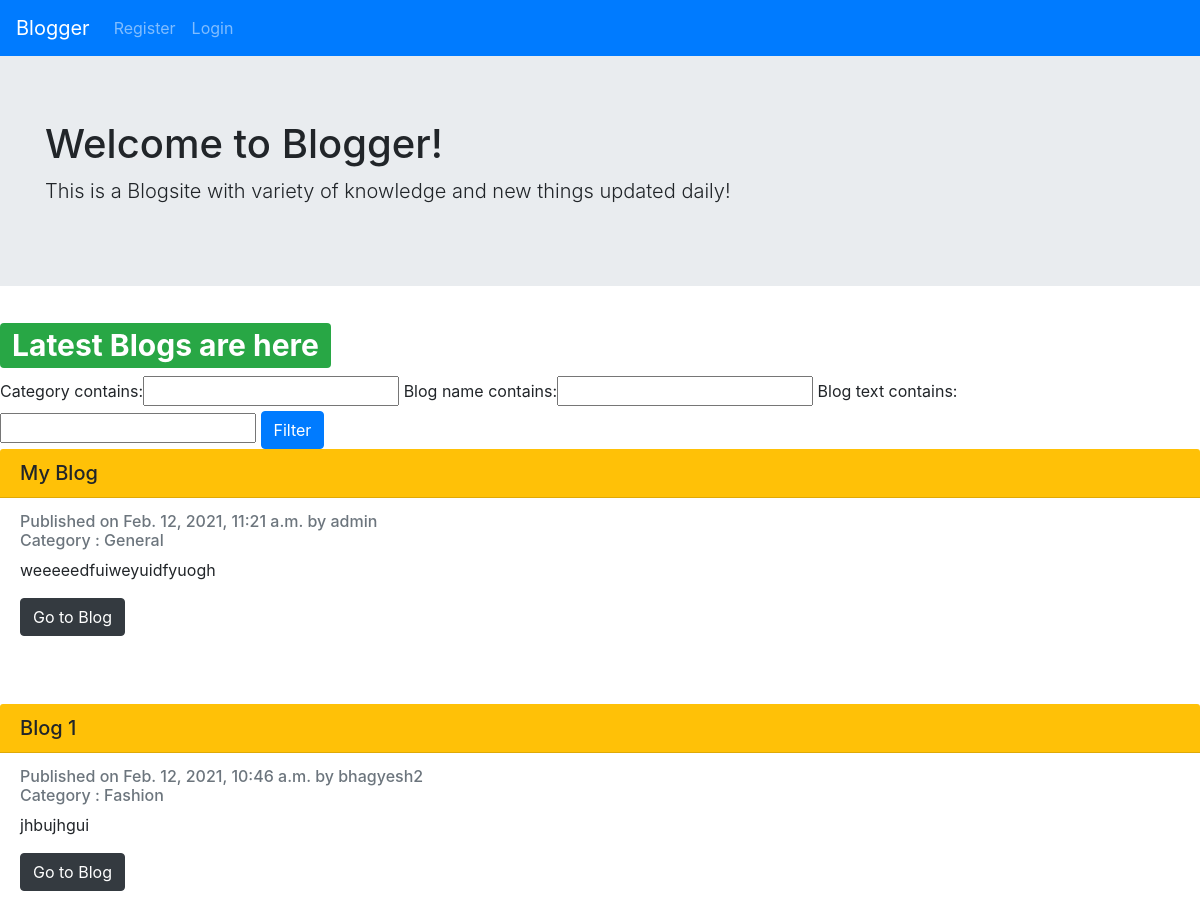
Before: /blogger/ (upper part) with the older database file.
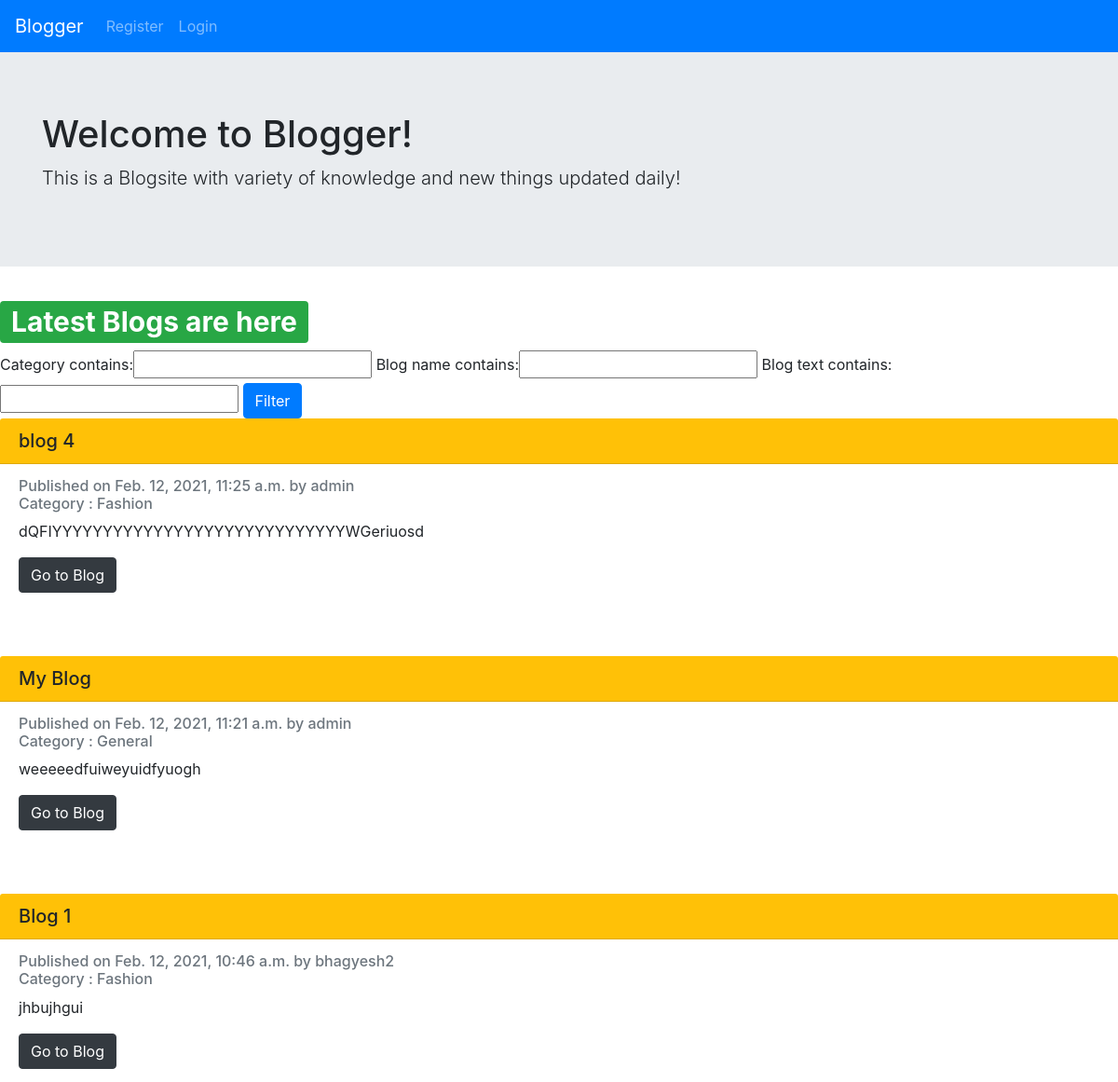
After: the same page with the newer database file.
### blogger/models.py (models this page shows, shortened)
class Blog(models.Model):
	blog_name=models.CharField(max_length=100)
	author=models.ForeignKey(User,on_delete=models.CASCADE,null="true")
	date=models.DateTimeField(default=django.utils.timezone.now())
	blog_text=models.TextField()
	category=models.CharField(max_length=250,default='uncategorized')

### blogger/views.py (the view)
# urls.py: path('',views.IndexView.as_view(),name='index'),
class IndexView(generic.ListView):
	template_name='blogger/index.html'
	model=Blog
	ordering=['-date']
	paginate_by=5
	def get_context_data(self,**kwargs):
		context=super().get_context_data(**kwargs)
		context['filter']=BlogFilter(self.request.GET,queryset=self.get_queryset())
		return context

### blogger/templates/blogger/index.html (shortened to what this page needs)
{% extends "blogger/base.html"  %}
{% block content %}
<div class="jumbotron jumbotron-fluid">
  <div class="container">
    <h1 class="display-4-danger">Welcome to Blogger!</h1>
    <p class="lead">This is a Blogsite with variety of knowledge and new things updated daily!</p>
  </div>
</div>
<h1><span class="badge badge-success">Latest Blogs are here</span></h1>
<div>
	<form method="GET">
{{ filter.form }}
	<button type="submit" class="btn btn-primary">Filter</button>
</form></div>
{% if object_list %}
	{% for blog in filter.qs %}
		<div class="card-fluid border-danger mb-5 "style="border-color:red">
  			<h5 class="card-header bg-warning">{{blog.blog_name}}</h5>
  			<div class="card-body">
    			<h6 class="card-subtitle mb-2 text-muted">Published on {{blog.date}} by {{blog.author}}</br>
    			Category : {{blog.category}}</h6>
    			<p class="card-text">{{blog.blog_text|safe}}</p>
    			<a href="{% url 'blogger:details' blog.id%}" class="btn btn-dark">Go to Blog</a>
  			</div>
		</div>
	{% endfor %}
{% else %}
	<p>No blogs are available.</p>
{% endif %}
{% endblock %}

Changed rows visible on the page:
added Blog: blog_name "blog 4", date "Feb. 12, 2021, 11:25 a.m.", author "admin", category "Fashion", blog_text "dQFIYYYYYYYYYYYYYYYYYYYYYYYYYYYYYWGeriuosd"
